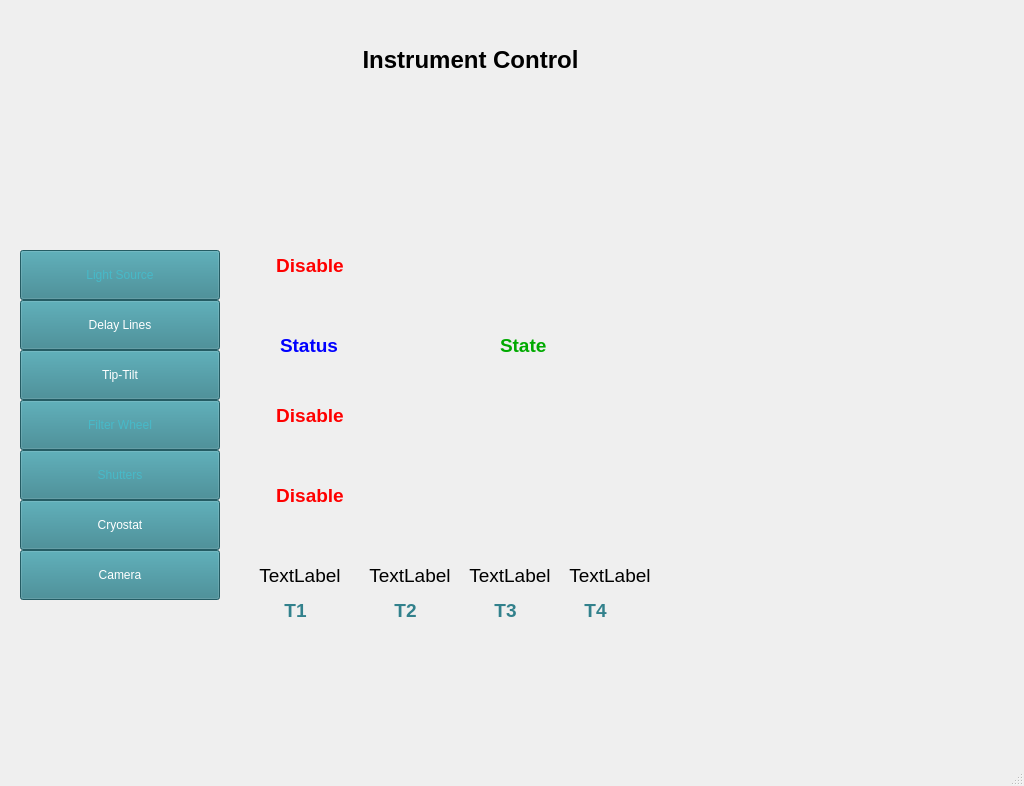
<?xml version="1.0" encoding="UTF-8"?>
<ui version="4.0">
 <class>MainWindow</class>
 <widget class="QMainWindow" name="MainWindow">
  <property name="geometry">
   <rect>
    <x>0</x>
    <y>0</y>
    <width>1024</width>
    <height>786</height>
   </rect>
  </property>
  <property name="windowTitle">
   <string>MainWindow</string>
  </property>
  <widget class="QWidget" name="centralwidget">
   <widget class="QLabel" name="main_label_temp1">
    <property name="geometry">
     <rect>
      <x>250</x>
      <y>560</y>
      <width>100</width>
      <height>30</height>
     </rect>
    </property>
    <property name="font">
     <font>
      <family>Segoe UI</family>
      <pointsize>14</pointsize>
      <weight>50</weight>
      <italic>false</italic>
      <bold>false</bold>
     </font>
    </property>
    <property name="styleSheet">
     <string notr="true">font:  14pt &quot;Segoe UI&quot;;
color: rgb(0, 0, 0);
border-color: rgb(0, 0, 0);</string>
    </property>
    <property name="text">
     <string>TextLabel</string>
    </property>
    <property name="alignment">
     <set>Qt::AlignCenter</set>
    </property>
   </widget>
   <widget class="QPushButton" name="pushButton_filter_wheel">
    <property name="geometry">
     <rect>
      <x>20</x>
      <y>400</y>
      <width>200</width>
      <height>50</height>
     </rect>
    </property>
    <property name="styleSheet">
     <string notr="true">background-color: rgb(50, 129, 140);
font: 700 14pt &quot;Segoe UI&quot;;color: rgb(71, 185, 200);</string>
    </property>
    <property name="text">
     <string>Filter Wheel</string>
    </property>
   </widget>
   <widget class="QLabel" name="main_label_temp4">
    <property name="geometry">
     <rect>
      <x>560</x>
      <y>560</y>
      <width>100</width>
      <height>30</height>
     </rect>
    </property>
    <property name="font">
     <font>
      <family>Segoe UI</family>
      <pointsize>14</pointsize>
      <weight>50</weight>
      <italic>false</italic>
      <bold>false</bold>
     </font>
    </property>
    <property name="styleSheet">
     <string notr="true">font: 14pt &quot;Segoe UI&quot;;
color: rgb(0, 0, 0);
border-color: rgb(0, 0, 0);</string>
    </property>
    <property name="text">
     <string>TextLabel</string>
    </property>
    <property name="alignment">
     <set>Qt::AlignCenter</set>
    </property>
   </widget>
   <widget class="QLabel" name="label_dl_state">
    <property name="geometry">
     <rect>
      <x>500</x>
      <y>330</y>
      <width>191</width>
      <height>30</height>
     </rect>
    </property>
    <property name="font">
     <font>
      <family>Segoe UI</family>
      <pointsize>14</pointsize>
      <weight>87</weight>
      <italic>false</italic>
      <bold>true</bold>
     </font>
    </property>
    <property name="styleSheet">
     <string notr="true">font: 700 14pt &quot;Segoe UI&quot;;
color: rgb(0, 170, 0);</string>
    </property>
    <property name="text">
     <string>State</string>
    </property>
    <property name="alignment">
     <set>Qt::AlignLeading|Qt::AlignLeft|Qt::AlignVCenter</set>
    </property>
   </widget>
   <widget class="QLabel" name="label_10">
    <property name="geometry">
     <rect>
      <x>580</x>
      <y>600</y>
      <width>31</width>
      <height>20</height>
     </rect>
    </property>
    <property name="font">
     <font>
      <family>Segoe UI</family>
      <pointsize>14</pointsize>
      <weight>87</weight>
      <italic>false</italic>
      <bold>true</bold>
     </font>
    </property>
    <property name="styleSheet">
     <string notr="true">font: 700 14pt &quot;Segoe UI&quot;;
color: rgb(50, 129, 140);</string>
    </property>
    <property name="text">
     <string>T4</string>
    </property>
    <property name="alignment">
     <set>Qt::AlignCenter</set>
    </property>
   </widget>
   <widget class="QLabel" name="label">
    <property name="geometry">
     <rect>
      <x>10</x>
      <y>10</y>
      <width>200</width>
      <height>200</height>
     </rect>
    </property>
    <property name="text">
     <string/>
    </property>
    <property name="pixmap">
     <pixmap>ASGARD.png</pixmap>
    </property>
    <property name="scaledContents">
     <bool>true</bool>
    </property>
   </widget>
   <widget class="QLabel" name="label_2">
    <property name="geometry">
     <rect>
      <x>310</x>
      <y>30</y>
      <width>321</width>
      <height>61</height>
     </rect>
    </property>
    <property name="text">
     <string>&lt;html&gt;&lt;head/&gt;&lt;body&gt;&lt;p&gt;&lt;span style=&quot; font-size:18pt; font-weight:700;&quot;&gt;Instrument Control&lt;/span&gt;&lt;/p&gt;&lt;/body&gt;&lt;/html&gt;</string>
    </property>
    <property name="textFormat">
     <enum>Qt::RichText</enum>
    </property>
    <property name="alignment">
     <set>Qt::AlignCenter</set>
    </property>
   </widget>
   <widget class="QLabel" name="label_dl_status">
    <property name="geometry">
     <rect>
      <x>280</x>
      <y>330</y>
      <width>191</width>
      <height>30</height>
     </rect>
    </property>
    <property name="font">
     <font>
      <family>Segoe UI</family>
      <pointsize>14</pointsize>
      <weight>87</weight>
      <italic>false</italic>
      <bold>true</bold>
     </font>
    </property>
    <property name="styleSheet">
     <string notr="true">font: 700 14pt &quot;Segoe UI&quot;;
color: rgb(0, 0, 255);</string>
    </property>
    <property name="text">
     <string>Status</string>
    </property>
    <property name="alignment">
     <set>Qt::AlignLeading|Qt::AlignLeft|Qt::AlignVCenter</set>
    </property>
   </widget>
   <widget class="QPushButton" name="main_pb_delay_lines">
    <property name="geometry">
     <rect>
      <x>20</x>
      <y>300</y>
      <width>200</width>
      <height>50</height>
     </rect>
    </property>
    <property name="styleSheet">
     <string notr="true">background-color: rgb(50, 129, 140);
font: 700 14pt &quot;Segoe UI&quot;;
color: rgb(255, 255, 255);</string>
    </property>
    <property name="text">
     <string>Delay Lines</string>
    </property>
   </widget>
   <widget class="QLabel" name="label_13">
    <property name="geometry">
     <rect>
      <x>490</x>
      <y>600</y>
      <width>31</width>
      <height>20</height>
     </rect>
    </property>
    <property name="font">
     <font>
      <family>Segoe UI</family>
      <pointsize>14</pointsize>
      <weight>87</weight>
      <italic>false</italic>
      <bold>true</bold>
     </font>
    </property>
    <property name="styleSheet">
     <string notr="true">font: 700 14pt &quot;Segoe UI&quot;;
color: rgb(50, 129, 140);</string>
    </property>
    <property name="text">
     <string>T3</string>
    </property>
    <property name="alignment">
     <set>Qt::AlignCenter</set>
    </property>
   </widget>
   <widget class="QLabel" name="main_label_temp2">
    <property name="geometry">
     <rect>
      <x>360</x>
      <y>560</y>
      <width>100</width>
      <height>30</height>
     </rect>
    </property>
    <property name="font">
     <font>
      <family>Segoe UI</family>
      <pointsize>14</pointsize>
      <weight>50</weight>
      <italic>false</italic>
      <bold>false</bold>
     </font>
    </property>
    <property name="styleSheet">
     <string notr="true">font:  14pt &quot;Segoe UI&quot;;
color: rgb(0, 0, 0);
border-color: rgb(0, 0, 0);</string>
    </property>
    <property name="text">
     <string>TextLabel</string>
    </property>
    <property name="alignment">
     <set>Qt::AlignCenter</set>
    </property>
   </widget>
   <widget class="QLabel" name="main_label_temp3">
    <property name="geometry">
     <rect>
      <x>460</x>
      <y>560</y>
      <width>100</width>
      <height>30</height>
     </rect>
    </property>
    <property name="font">
     <font>
      <family>Segoe UI</family>
      <pointsize>14</pointsize>
      <weight>50</weight>
      <italic>false</italic>
      <bold>false</bold>
     </font>
    </property>
    <property name="styleSheet">
     <string notr="true">font: 14pt &quot;Segoe UI&quot;;
color: rgb(0, 0, 0);
border-color: rgb(0, 0, 0);</string>
    </property>
    <property name="text">
     <string>TextLabel</string>
    </property>
    <property name="alignment">
     <set>Qt::AlignCenter</set>
    </property>
   </widget>
   <widget class="QLabel" name="label_light_source">
    <property name="geometry">
     <rect>
      <x>260</x>
      <y>250</y>
      <width>100</width>
      <height>30</height>
     </rect>
    </property>
    <property name="font">
     <font>
      <family>Segoe UI</family>
      <pointsize>14</pointsize>
      <weight>87</weight>
      <italic>false</italic>
      <bold>true</bold>
     </font>
    </property>
    <property name="styleSheet">
     <string notr="true">font: 700 14pt &quot;Segoe UI&quot;;
color: rgb(255, 0, 0);</string>
    </property>
    <property name="text">
     <string>Disable</string>
    </property>
    <property name="alignment">
     <set>Qt::AlignCenter</set>
    </property>
   </widget>
   <widget class="QLabel" name="label_12">
    <property name="geometry">
     <rect>
      <x>280</x>
      <y>600</y>
      <width>31</width>
      <height>20</height>
     </rect>
    </property>
    <property name="font">
     <font>
      <family>Segoe UI</family>
      <pointsize>14</pointsize>
      <weight>87</weight>
      <italic>false</italic>
      <bold>true</bold>
     </font>
    </property>
    <property name="styleSheet">
     <string notr="true">font: 700 14pt &quot;Segoe UI&quot;;
color: rgb(50, 129, 140);</string>
    </property>
    <property name="text">
     <string>T1</string>
    </property>
    <property name="alignment">
     <set>Qt::AlignCenter</set>
    </property>
   </widget>
   <widget class="QLabel" name="label_11">
    <property name="geometry">
     <rect>
      <x>390</x>
      <y>600</y>
      <width>31</width>
      <height>20</height>
     </rect>
    </property>
    <property name="font">
     <font>
      <family>Segoe UI</family>
      <pointsize>14</pointsize>
      <weight>87</weight>
      <italic>false</italic>
      <bold>true</bold>
     </font>
    </property>
    <property name="styleSheet">
     <string notr="true">font: 700 14pt &quot;Segoe UI&quot;;
color: rgb(50, 129, 140);</string>
    </property>
    <property name="text">
     <string>T2</string>
    </property>
    <property name="alignment">
     <set>Qt::AlignCenter</set>
    </property>
   </widget>
   <widget class="QPushButton" name="pushButton_cryostat">
    <property name="geometry">
     <rect>
      <x>20</x>
      <y>500</y>
      <width>200</width>
      <height>50</height>
     </rect>
    </property>
    <property name="styleSheet">
     <string notr="true">background-color: rgb(50, 129, 140);
font: 700 14pt &quot;Segoe UI&quot;;
color: rgb(255, 255, 255);</string>
    </property>
    <property name="text">
     <string>Cryostat</string>
    </property>
   </widget>
   <widget class="QLabel" name="label_shutters_status">
    <property name="geometry">
     <rect>
      <x>260</x>
      <y>480</y>
      <width>100</width>
      <height>30</height>
     </rect>
    </property>
    <property name="font">
     <font>
      <family>Segoe UI</family>
      <pointsize>14</pointsize>
      <weight>87</weight>
      <italic>false</italic>
      <bold>true</bold>
     </font>
    </property>
    <property name="styleSheet">
     <string notr="true">font: 700 14pt &quot;Segoe UI&quot;;
color: rgb(255, 0, 0);</string>
    </property>
    <property name="text">
     <string>Disable</string>
    </property>
    <property name="alignment">
     <set>Qt::AlignCenter</set>
    </property>
   </widget>
   <widget class="QPushButton" name="pushButton_shutters">
    <property name="geometry">
     <rect>
      <x>20</x>
      <y>450</y>
      <width>200</width>
      <height>50</height>
     </rect>
    </property>
    <property name="styleSheet">
     <string notr="true">background-color: rgb(50, 129, 140);
font: 700 14pt &quot;Segoe UI&quot;;
color: rgb(71, 185, 200);</string>
    </property>
    <property name="text">
     <string>Shutters</string>
    </property>
   </widget>
   <widget class="QLabel" name="label_filter_wheel_status">
    <property name="geometry">
     <rect>
      <x>260</x>
      <y>400</y>
      <width>100</width>
      <height>30</height>
     </rect>
    </property>
    <property name="font">
     <font>
      <family>Segoe UI</family>
      <pointsize>14</pointsize>
      <weight>87</weight>
      <italic>false</italic>
      <bold>true</bold>
     </font>
    </property>
    <property name="styleSheet">
     <string notr="true">font: 700 14pt &quot;Segoe UI&quot;;
color: rgb(255, 0, 0);</string>
    </property>
    <property name="text">
     <string>Disable</string>
    </property>
    <property name="alignment">
     <set>Qt::AlignCenter</set>
    </property>
   </widget>
   <widget class="QPushButton" name="pushButton_light_source">
    <property name="geometry">
     <rect>
      <x>20</x>
      <y>250</y>
      <width>200</width>
      <height>50</height>
     </rect>
    </property>
    <property name="toolTip">
     <string>&lt;html&gt;&lt;head/&gt;&lt;body&gt;&lt;p&gt;de&lt;/p&gt;&lt;/body&gt;&lt;/html&gt;</string>
    </property>
    <property name="styleSheet">
     <string notr="true">background-color: rgb(50, 129, 140);
font: 700 14pt &quot;Segoe UI&quot;;
color: rgb(71, 185, 200)</string>
    </property>
    <property name="text">
     <string>Light Source</string>
    </property>
   </widget>
   <widget class="QLabel" name="label_error">
    <property name="geometry">
     <rect>
      <x>270</x>
      <y>680</y>
      <width>361</width>
      <height>16</height>
     </rect>
    </property>
    <property name="styleSheet">
     <string notr="true">font:  14pt &quot;Segoe UI&quot;;
color: rgb(255, 38, 0);
border-color: rgb(0, 0, 0);</string>
    </property>
    <property name="text">
     <string/>
    </property>
   </widget>
   <widget class="QPushButton" name="pushButton_camera">
    <property name="geometry">
     <rect>
      <x>20</x>
      <y>550</y>
      <width>200</width>
      <height>50</height>
     </rect>
    </property>
    <property name="styleSheet">
     <string notr="true">background-color: rgb(50, 129, 140);
font: 700 14pt &quot;Segoe UI&quot;;
color: rgb(255, 255, 255);</string>
    </property>
    <property name="text">
     <string>Camera</string>
    </property>
   </widget>
   <widget class="QPushButton" name="pushButton_tiptilt">
    <property name="geometry">
     <rect>
      <x>20</x>
      <y>350</y>
      <width>200</width>
      <height>50</height>
     </rect>
    </property>
    <property name="styleSheet">
     <string notr="true">background-color: rgb(50, 129, 140);
font: 700 14pt &quot;Segoe UI&quot;;
color: rgb(255, 255, 255);</string>
    </property>
    <property name="text">
     <string>Tip-Tilt</string>
    </property>
   </widget>
  </widget>
  <widget class="QMenuBar" name="menubar">
   <property name="geometry">
    <rect>
     <x>0</x>
     <y>0</y>
     <width>1024</width>
     <height>24</height>
    </rect>
   </property>
  </widget>
  <widget class="QStatusBar" name="statusbar"/>
 </widget>
 <resources/>
 <connections/>
</ui>
